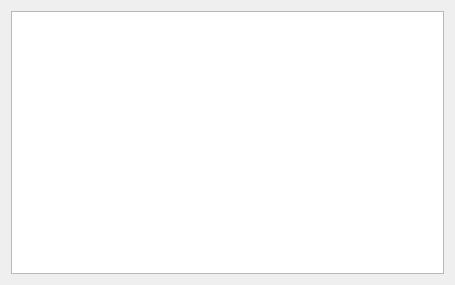
<?xml version="1.0" encoding="UTF-8"?>
<ui version="4.0">
 <class>SensorsReaderForm</class>
 <widget class="QWidget" name="SensorsReaderForm">
  <property name="geometry">
   <rect>
    <x>0</x>
    <y>0</y>
    <width>455</width>
    <height>285</height>
   </rect>
  </property>
  <property name="windowTitle">
   <string>Form</string>
  </property>
  <layout class="QGridLayout" name="gridLayout">
   <item row="0" column="0">
    <widget class="QTableWidget" name="tableWidget"/>
   </item>
  </layout>
 </widget>
 <resources/>
 <connections/>
</ui>
